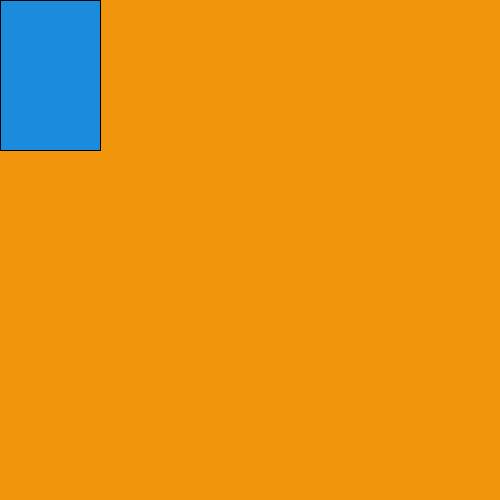
Frame 1 (no input)
Frame 60 (the mouse pressed at the canvas centre just before this capture): identical to frame 1, image omitted
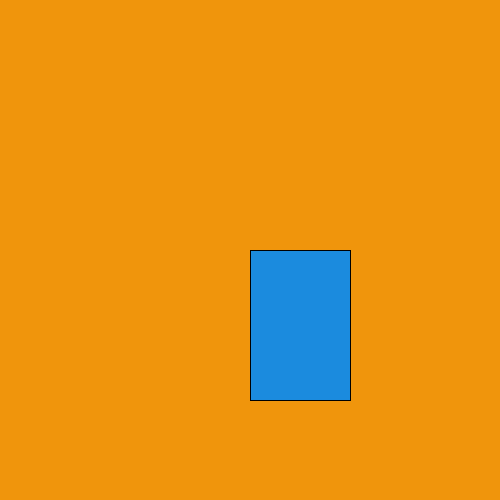
Frame 120 (the mouse held since frame 60 and released just before this capture)

The Processing sketch that drew these frames (run headless with seeded random() and noise(); from frame 60 on, the mouse is pressed at the canvas centre):

// Processing sketch: week01_2_setup_draw_fill_rect_rect
// ── week01_2_setup_draw_fill_rect_rect.pde
void setup(){
size(500,500);
}

void draw(){
 background(#F0950C);
 fill(#1B8BDE);
 rect(mouseX,mouseY,100,150);
 rect(mouseX,mouseY,100,150);
 
}
